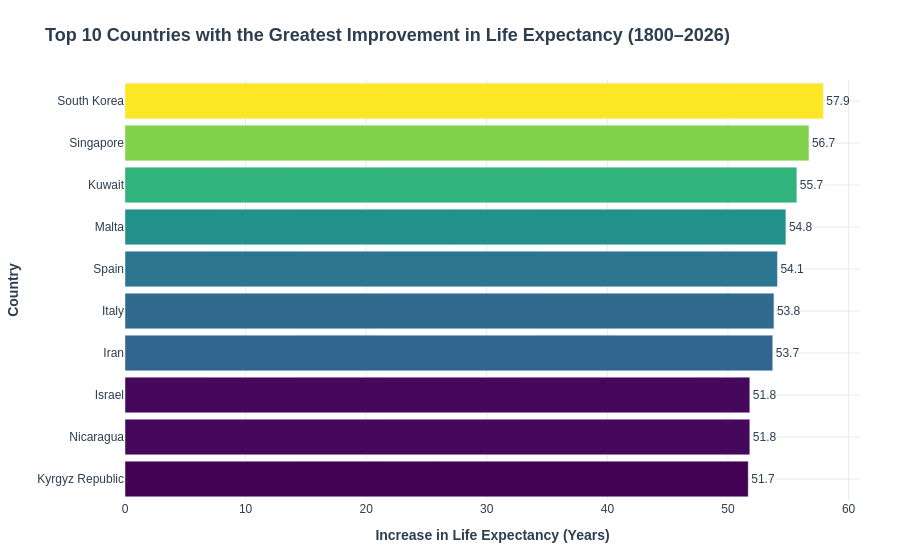

Notebook code for this chart:
### Code cell
fig = px.bar(
    change.tail(10),
    x="Increase",
    y="name",
    orientation="h",
    color="Increase",
    color_continuous_scale="Viridis",
    text_auto=".1f"
)

fig.update_traces(
    textposition="outside",
    hovertemplate="<b>%{y}</b><br>Increase: %{x:.1f} years<extra></extra>"
)

fig.update_layout(
    bargap=0.15,
    coloraxis_showscale=False
)

style_figure(
    fig,
    title="Top 10 Countries with the Greatest Improvement in Life Expectancy (1800–2026)",
    xlabel="Increase in Life Expectancy (Years)",
    ylabel="Country"
)

fig.show()

### Figure 1 — Plotly figure (JSON) as saved in the notebook; plotly's stock layout.template omitted (floating-point values rounded to 4 significant figures)
{"data": [{"hovertemplate": "<b>%{y}</b><br>Increase: %{x:.1f} years<extra></extra>", "legendgroup": "", "marker": {"color": [51.68, 51.81, 51.81, 53.71, 53.81, 54.1, 54.8, 55.71, 56.71, 57.9], "coloraxis": "coloraxis", "pattern": {"shape": ""}}, "name": "", "orientation": "h", "showlegend": false, "textposition": "outside", "texttemplate": "%{x:.1f}", "type": "bar", "x": [51.68, 51.81, 51.81, 53.71, 53.81, 54.1, 54.8, 55.71, 56.71, 57.9], "xaxis": "x", "y": ["Kyrgyz Republic", "Nicaragua", "Israel", "Iran", "Italy", "Spain", "Malta", "Kuwait", "Singapore", "South Korea"], "yaxis": "y"}], "layout": {"bargap": 0.15, "barmode": "relative", "coloraxis": {"colorbar": {"title": {"text": "Increase"}}, "colorscale": [[0, "#440154"], [0.1111, "#482878"], [0.2222, "#3e4989"], [0.3333, "#31688e"], [0.4444, "#26828e"], [0.5556, "#1f9e89"], [0.6667, "#35b779"], [0.7778, "#6ece58"], [0.8889, "#b5de2b"], [1, "#fde725"]], "showscale": false}, "font": {"color": "#2C3E50", "family": "Arial, sans-serif", "size": 12}, "legend": {"bgcolor": "rgba(255, 255, 255, 0.8)", "bordercolor": "#EAEAEA", "borderwidth": 1, "tracegroupgap": 0}, "margin": {"b": 60, "l": 60, "r": 40, "t": 80}, "paper_bgcolor": "white", "plot_bgcolor": "white", "showlegend": true, "title": {"font": {"color": "#2C3E50", "size": 18}, "text": "<b>Top 10 Countries with the Greatest Improvement in Life Expectancy (1800–2026)</b>", "x": 0.05, "xanchor": "left", "y": 0.95, "yanchor": "top"}, "xaxis": {"anchor": "y", "color": "#2C3E50", "domain": [0, 1], "gridcolor": "#EAEAEA", "showgrid": true, "title": {"text": "<b>Increase in Life Expectancy (Years)</b>"}, "zeroline": false}, "yaxis": {"anchor": "x", "color": "#2C3E50", "domain": [0, 1], "gridcolor": "#EAEAEA", "showgrid": true, "title": {"text": "<b>Country</b>"}, "zeroline": false}}}
